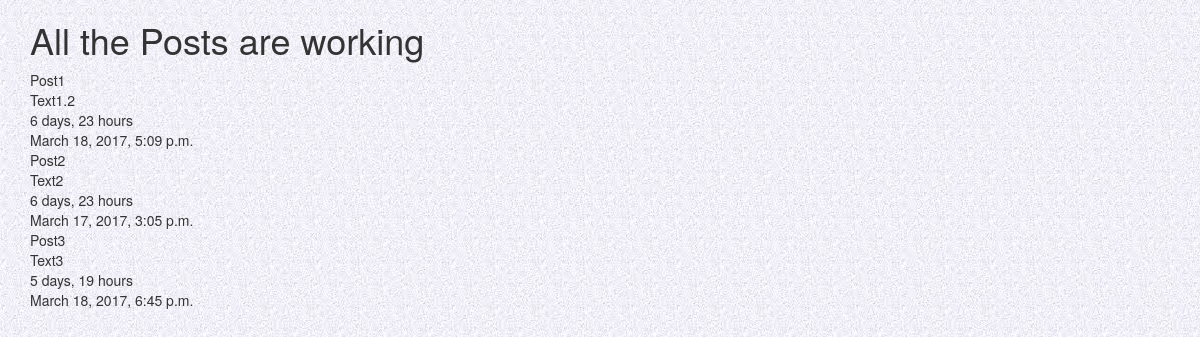
Page /newsfeed/list/ on the earlier database version.
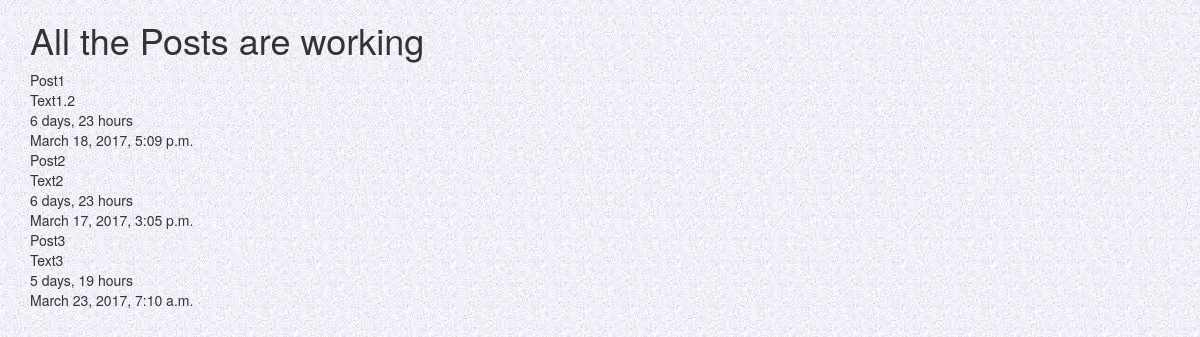
Same page on the later database version.
### newsfeed/models.py (models this page shows, shortened)
class Post(models.Model):
    title = models.CharField(max_length=50)
    text = models.TextField()
    modified = models.DateTimeField(auto_now=True, auto_now_add=False)
    timestamp = models.DateTimeField(auto_now=False, auto_now_add=True)
    image = models.FileField(null=True, blank=True)

### newsfeed/views.py (the view)
def list(request):
    queryset = Post.objects.all()
    context = {
        'objects': queryset,
        'title': 'All the Posts are',
    }
    return render( request, 'index.html', context)

### newsfeed/templates/index.html (shortened to what this page needs)
{% load staticfiles %}
<!DOCTYPE html>
<html lang="en">
<head>
    <link rel="stylesheet" href="https://maxcdn.bootstrapcdn.com/bootstrap/3.3.7/css/bootstrap.min.css">
    <link rel="stylesheet" href="https://maxcdn.bootstrapcdn.com/bootstrap/3.3.7/css/bootstrap-theme.min.css">
    <link rel="stylesheet" href="{% static 'style.css' %}" />
</head>
<body>
<div class="container">
    {% block content %}
    <h1> {{ title }} working</h1>
    {% for object in objects %}
    {{ object.title }}<br/>
    {{ object.text }}<br/>
    {{ object.timestamp|timesince }}<br/>
    {{ object.modified }}<br/>
    {% endfor %}
    {% endblock %}
</div>
</body>
</html>

### newsfeed/static/style.css (style rules this page uses)
body { background: white url("images.jpg"); }

Differences in the rows shown:
changed Post "Post3": modified "March 18, 2017, 6:45 p.m." → "March 23, 2017, 7:10 a.m."
